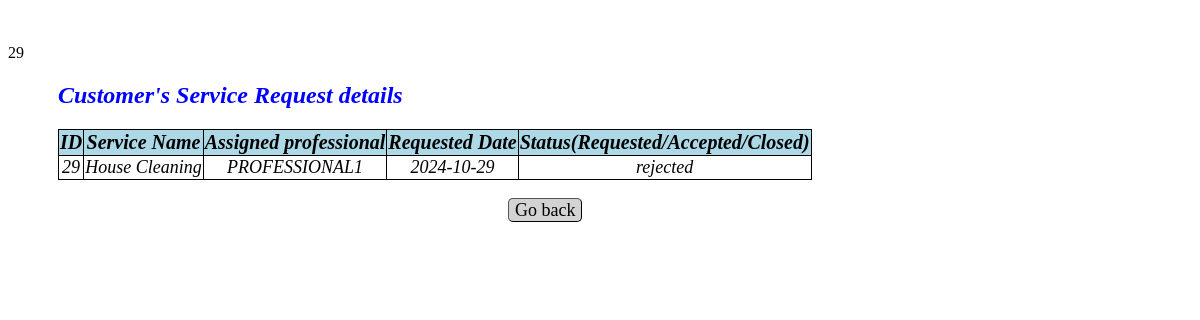
Page /viewcustomerservicerequests/29 (signed in) on the earlier database version.
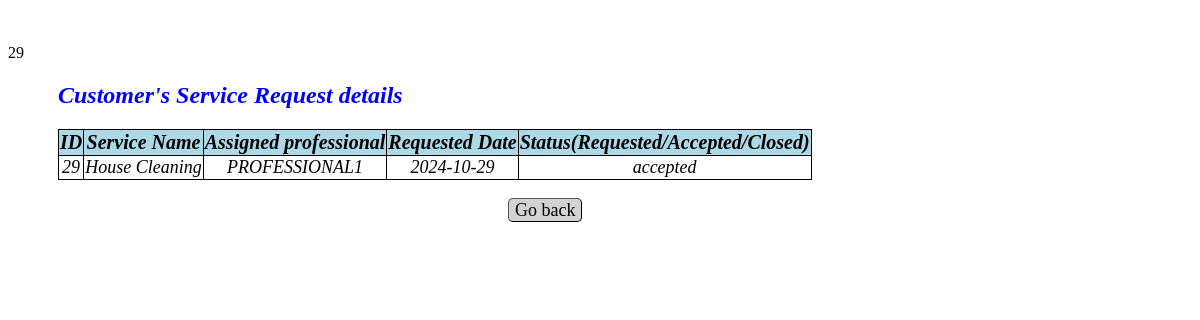
Same page on the later database version.
### app.py (models this page shows)
class Customer_Service_Request(db.Model):
    __tablename__="customer_service_request"
    id=db.Column(db.Integer,primary_key=True)
    service_id=db.Column(db.Integer,db.ForeignKey(Service_Info.id),nullable=False)
    customer_id=db.Column(db.Integer,db.ForeignKey(User_Info.id),nullable=False)
    professional_id=db.Column(db.Integer,db.ForeignKey(User_Info.id),nullable=False)
    date_of_request=db.Column(db.String,nullable=False)
    date_of_completion=db.Column(db.String,nullable=False)
    service_status=db.Column(db.String,nullable=False)
    remarks=db.Column(db.String)
    location=db.Column(db.String,nullable=False)
    ratings=db.Column(db.String,nullable=False)

### app.py (the view)
@app.route("/viewcustomerservicerequests/<int:id>", methods=["GET"])
def customer_service_requests(id):
    service = Customer_Service_Request.query.filter_by(id=id).first()
    servname=Service_Info.query.all()
    user=User_Info.query.all()
    return render_template("view_customerservicerequests.html",servname=servname,service=service,customer_id=service.customer_id,professional_id=service.professional_id,user=user)

### templates/view_customerservicerequests.html (shortened to what this page needs)
<!DOCTYPE html>
<html lang="en">
<head>
</head>
<body>
    <br><br>
    {{service.id}}
    <h2>Customer's Service Request details</h2>
    <table id="service-table">
        <thead>
            <tr>
                <th>ID</th>
                <th>Service Name</th>
                <th>Assigned professional</th>
                <th>Requested Date</th>
                <th>Status(Requested/Accepted/Closed)</th>
            </tr>
        <tbody>
            {% for usr in user %}
            {% if usr.id==professional_id%}
            {% for srv in servname %}
            {% if srv.id == service.service_id %}
            <tr>
                <td>{{service["id"]}}</td>
                <td>{{srv["servicename"]}}</td>
                <td>{{usr["full_name"]}}</td>
                <td>{{service["date_of_request"]}}</td>
                <td>{{service["service_status"]}}</td>
            </tr>
            {% endif %}
            {% endfor %}
            {% endif %}
            {% endfor %}
        </tbody>
        </thead>
    </table>
    <a class="button" href="/admindashboard">Go back</a>
</body>
</html>

Differences in the rows shown:
changed Customer_Service_Request id 29: service_status "rejected" → "accepted"
